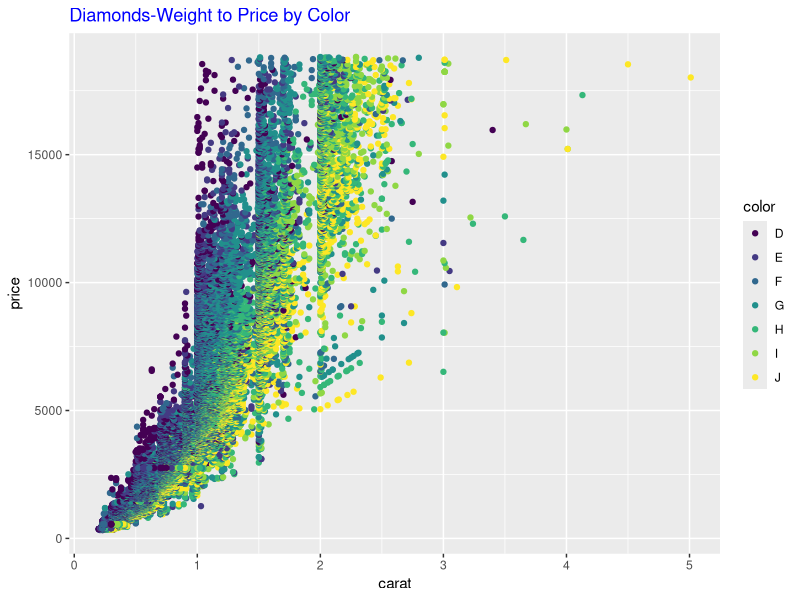
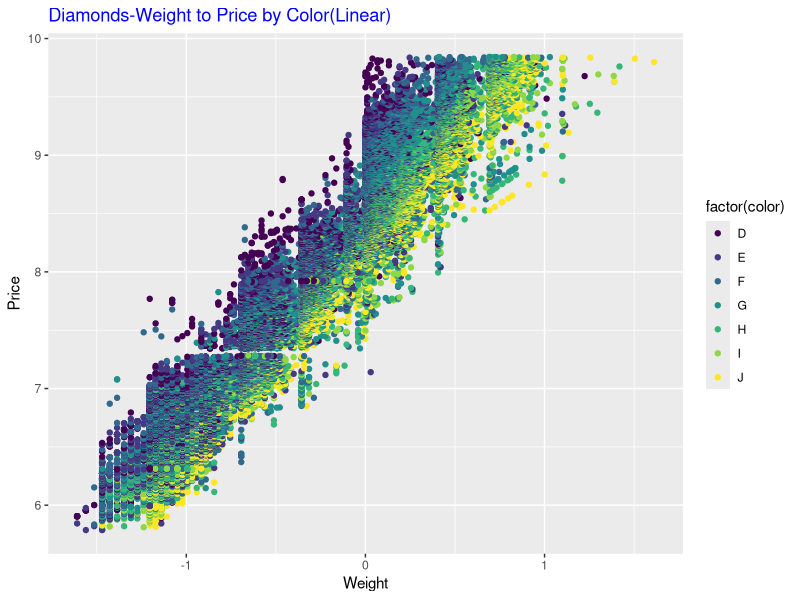
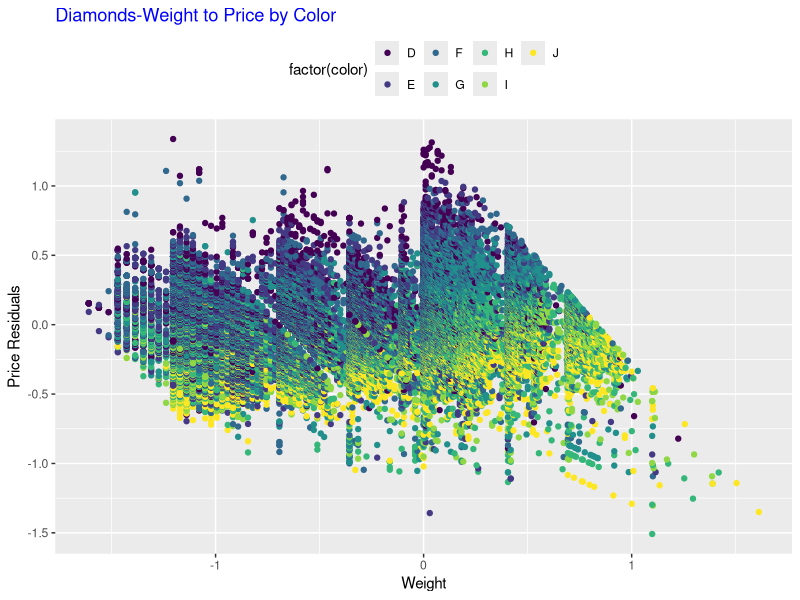
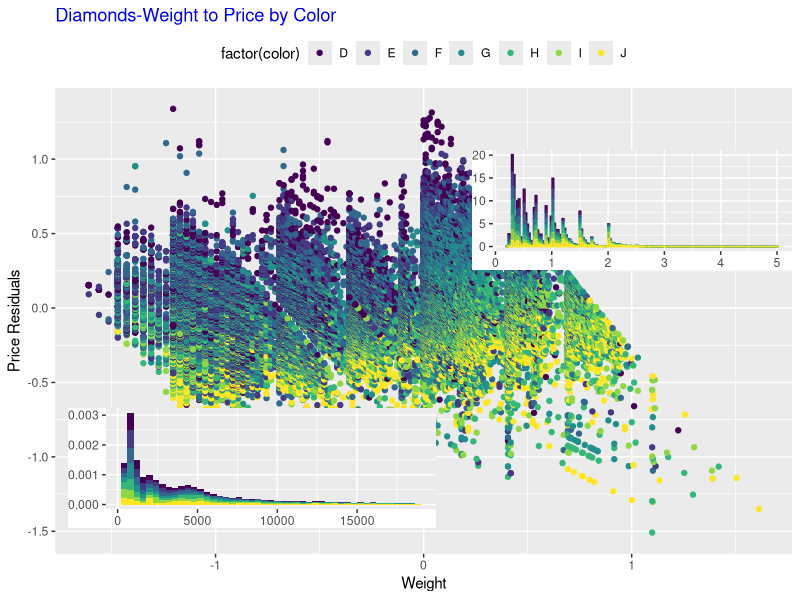

R code for these plots, in order:
library(ggplot2)
data(diamonds)
attach(diamonds)

#2. 

ggplot(diamonds, aes(x = carat, y = price))+geom_point(aes(colour = color))+ggtitle("Diamonds-Weight to Price by Color")+theme(plot.title=element_text(color="blue"))
#use aes() to indicate that carat is on x-axis, and price is on y-axis
#use geom_point() to plot points, and set color inside geom_point
#use ggtitle() to name the plot, and apply theme() to change the 
#color of the title of the plot.

#3

ggplot(diamonds, aes(x = log(carat), y = log(price)))+geom_point(aes(colour = factor(color)))+ggtitle("Diamonds-Weight to Price by Color(Linear)")+labs(x = "Weight", y = "Price")+theme(plot.title=element_text(color="blue"))
#use aes() to indicate that x-axis and y-axis.
#use geom_point() to plot points, and set color inside geom_point
#use ggtitle() to name the plot, and use labs() to name the x,y axis.
#apply theme() to change the color of the title of the plot.

#4
price_resid = summary(lm(log(price)~log(carat)))$resid
#take out the residual out of the linear regression model
newdata = data.frame(log(carat), price_resid)
#make our new dataset which includes log(carat) and the residual.
ggplot(newdata, aes(x = log(carat), y = price_resid))+geom_point(aes(colour = factor(color)))+ggtitle("Diamonds-Weight to Price by Color")+labs(x = "Weight", y = "Price Residuals")+theme(plot.title=element_text(color="blue"), legend.position="top")
#use aes() to indicate that x-axis and y-axis.
#use geom_point() to plot points, and set color inside geom_point
#use ggtitle() to name the plot, and use labs() to name the x,y axis. 
#apply theme() to change the color of the title of the plot.
#apply the legend.position() insisde theme() to change the position
#of the legend, here, we change the position to the top.

#5
library(grid)
#use the library of grid.
ggplot(newdata, aes(x = log(carat), y = price_resid))+geom_point(aes(colour = factor(color)))+ggtitle("Diamonds-Weight to Price by Color")+labs(x = "Weight", y = "Price Residuals")+theme(plot.title=element_text(color="blue"), legend.position="top")+guides(col = guide_legend(nrow = 1))
#use new data here, and use aes() to indicate that x-axis and y-axis.
#use geom_point() to plot points, and set color inside geom_point
#use ggtitle() to name the plot, and use labs() to name the x,y axis. 
#apply theme() to change the color of the title of the plot.
#apply the legend.position() insisde theme() to change the position
#of the legend, here, we change the position to the top.
#use the col = guide_legend(nrow = 1) inside guides() to 
#order the factors of legend as one row.

leftview = viewport(x=0.315, y = 0.22, width = 0.46, height = 0.2)
#use viewport() to set the position of the plot on the bottom left

leftplot = ggplot(diamonds, aes(x = price))+geom_histogram(aes(y =..density.., fill = color), binwidth = 400)+theme(legend.position="none", axis.title=element_blank(), plot.margin = unit(c(0, 0, 0, 0),"cm"))

#plot the plot on the bottom left, and name it as "leftplot"
#use aes() to indicate that price is on the x-axis.
#use geom_histgram() to plot a histgram, and use aes() inside to
#indicate that we want to plot a density histogram of price
#use color to fill the histgram, and let binwidth = 400
#apply legend.position = "none" in theme() to remove the legend
#apply axis.title = element_blank() to remove the names of axis.
#set the plot.margin as 0, 0, 0, 0 to remove the margin of the plot.

rightview = viewport(x = 0.79, y = 0.65, width = 0.4, height = 0.2)
#use viewport() to set the position of the plot on the upper right
rightplot = ggplot(diamonds, aes(x = carat))+geom_histogram(aes(y = ..density.., col = color), binwidth = 0.03)+theme(legend.position="none", axis.title=element_blank(), plot.margin = unit(c(0, 0, 0, 0),"cm"))
#plot the plot on the upper right, and name it as "rightplot"
#use aes() to indicate that carat is on the x-axis.
#use geom_histgram() to plot a histgram, and use aes() inside to
#indicate that we want to plot a density histogram of carat
#use color to fill the histgram, and let binwidth = 0.03
#apply legend.position = "none" in theme() to remove the legend
#apply axis.title = element_blank() to remove the names of axis.
#set the plot.margin as 0, 0, 0, 0 to remove the margin of the plot.

print(leftplot, vp = leftview)
#print the leftplot on top of main plot
print(rightplot, vp = rightview)
#print the rightplot on top of main plot.





